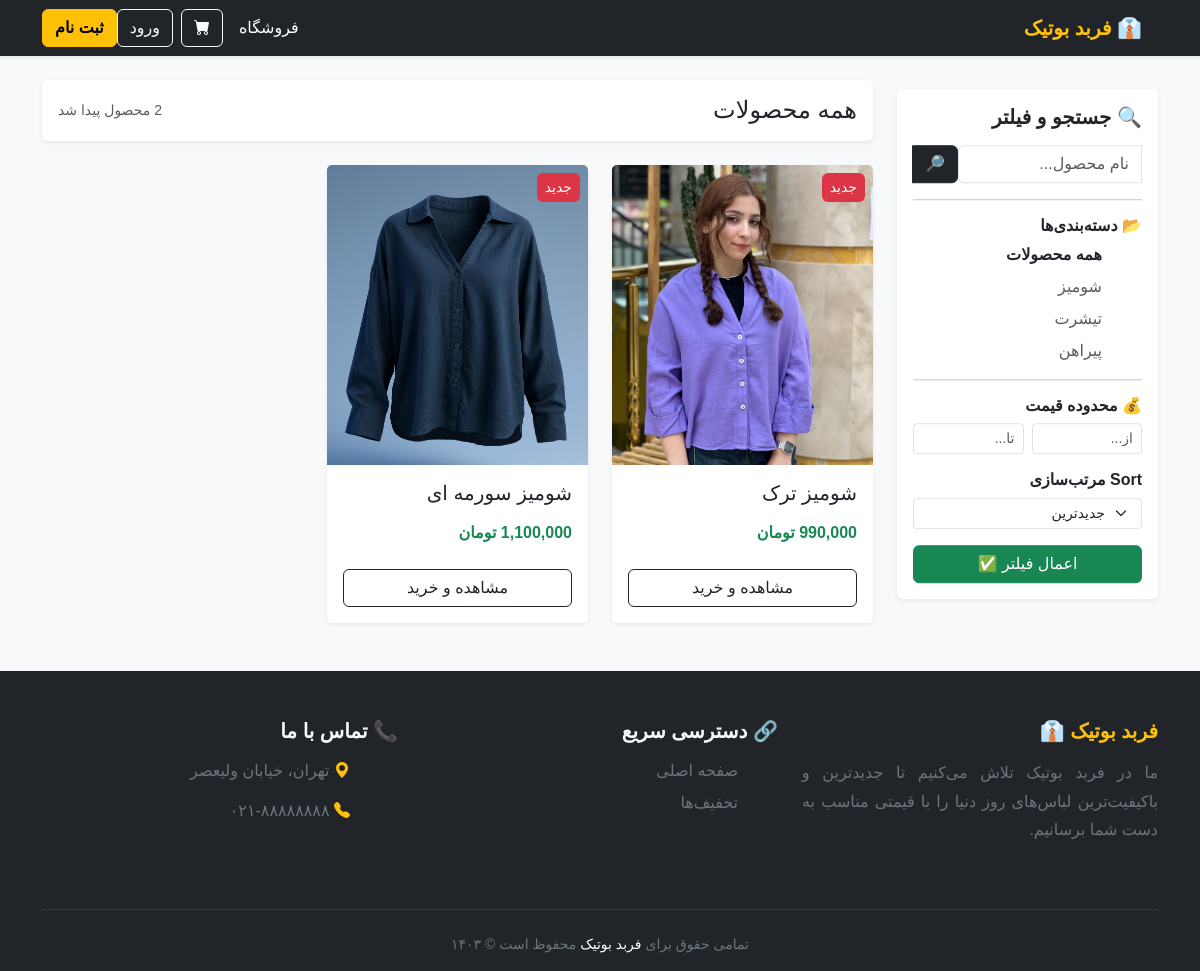
The page / on the database its author committed.
### store/models.py (models this page shows, shortened)
class Category(models.Model):
    name = models.CharField(max_length=200, verbose_name='نام دسته بندی')
    slug = models.SlugField(max_length=200, unique=True, verbose_name='آدرس URL')
    class Meta:
        verbose_name = "دسته بندی"
        verbose_name_plural = "دسته بندی ها"

class Product(models.Model):
    category = models.ForeignKey(Category, related_name='products', on_delete=models.CASCADE, verbose_name="دسته‌بندی")
    name = models.CharField(max_length=200, verbose_name="نام لباس")
    slug = models.SlugField(max_length=200, db_index=True, verbose_name="آدرس URL")
    image = models.ImageField(upload_to='products/%Y/%m/%d', blank=True, verbose_name="تصویر لباس")
    description = models.TextField(blank=True, verbose_name="توضیحات (جنس پارچه و...)")
    price = models.PositiveIntegerField(verbose_name="قیمت (تومان)")
    available = models.BooleanField(default=True, verbose_name="موجود است؟")
    favorites = models.ManyToManyField(User, related_name='favorites', blank=True, verbose_name='لیست علاقه‌مندی‌ها')
    created = models.DateTimeField(auto_now_add=True)
    updated = models.DateTimeField(auto_now=True)
    class Meta:
        verbose_name = "محصول"
        verbose_name_plural = "محصولات"
        ordering = ('name',)
    def get_absolute_url(self):
        return reverse('store:product_detail', args=[self.slug])

### store/views.py (the view)
# urls.py: path('', views.product_list, name='product_list'),
def product_list(request, category_slug=None):
    category = None
    categories = Category.objects.all()
    products = Product.objects.filter(available=True)
    if category_slug:
        category = get_object_or_404(Category, slug=category_slug)
        products = products.filter(category=category)
    search_query = request.GET.get('q')
    if search_query:
        products = products.filter(
            Q(name__icontains=search_query) |
            Q(description__icontains=search_query)
        )
    min_price = request.GET.get('min_price')
    max_price = request.GET.get('max_price')
    if min_price:
        products = products.filter(price__gte=min_price)
    if max_price:
        products = products.filter(price__lte=max_price)
    sort_by = request.GET.get('sort')
    if sort_by == 'cheapest':
        products = products.order_by('price')
    elif sort_by == 'expensive':
        products = products.order_by('-price')
    else:
        products = products.order_by('-created') # پیش‌فرض: جدیدترین
    context = {
        'category': category,
        'categories': categories,
        'products': products,
    }
    return render(request, 'store/product_list.html', context)

### store/templates/store/product_list.html (shortened to what this page needs)
{% extends 'store/base.html' %}
{% load humanize %}
{% block content %}
<div class="row mt-4">
    <div class="col-md-3 mb-4">
        <div class="card shadow-sm border-0 p-3 sticky-top" style="top: 90px; z-index: 1;">
            <h5 class="fw-bold mb-3">🔍 جستجو و فیلتر</h5>
            <form method="get">
                <div class="input-group mb-3">
                    <input type="text" name="q" class="form-control" placeholder="نام محصول..." value="{{ request.GET.q|default:'' }}">
                    <button class="btn btn-dark" type="submit">🔎</button>
                </div>
                <hr>
                <h6 class="fw-bold">📂 دسته‌بندی‌ها</h6>
                <ul class="list-unstyled">
                    <li class="mb-2">
                        <a href="{% url 'store:product_list' %}" class="text-decoration-none {% if not category %}fw-bold text-dark{% else %}text-muted{% endif %}">
                            همه محصولات
                        </a>
                    </li>
                    {% for c in categories %}
                        <li class="mb-2">
                            <a href="{{ c.get_absolute_url }}" class="text-decoration-none {% if category.slug == c.slug %}fw-bold text-dark{% else %}text-muted{% endif %}">
                                {{ c.name }}
                            </a>
                        </li>
                    {% endfor %}
                </ul>
                <hr>
                <h6 class="fw-bold">💰 محدوده قیمت</h6>
                <div class="row g-2 mb-3">
                    <div class="col-6">
                        <input type="number" name="min_price" class="form-control form-control-sm" placeholder="از..." value="{{ request.GET.min_price }}">
                    </div>
                    <div class="col-6">
                        <input type="number" name="max_price" class="form-control form-control-sm" placeholder="تا..." value="{{ request.GET.max_price }}">
                    </div>
                </div>
                <h6 class="fw-bold">Sort مرتب‌سازی</h6>
                <select name="sort" class="form-select form-select-sm mb-3">
                    <option value="newest" {% if request.GET.sort == 'newest' %}selected{% endif %}>جدیدترین</option>
                </select>
                <button type="submit" class="btn btn-success w-100">اعمال فیلتر ✅</button>
            </form>
        </div>
    </div>
    <div class="col-md-9">
        <div class="d-flex justify-content-between align-items-center mb-4 bg-white p-3 rounded shadow-sm">
            <h4 class="mb-0">
                {% if category %}
                    دسته‌بندی: <span class="text-success">{{ category.name }}</span>
                {% else %}
                    همه محصولات
                {% endif %}
            </h4>
            <span class="text-muted small">{{ products.count }} محصول پیدا شد</span>
        </div>
        <div class="row row-cols-1 row-cols-md-3 g-4">
            {% for product in products %}
                <div class="col">
                    <div class="card h-100 shadow-sm border-0 product-card">
                        <div class="position-relative overflow-hidden">
                            {% if product.image %}
                                <img src="{{ product.image.url }}" class="card-img-top" alt="{{ product.name }}" style="height: 300px; object-fit: cover;">
                            {% else %}
                                <img src="https://via.placeholder.com/300x300" class="card-img-top">
                            {% endif %}
                            <span class="position-absolute top-0 end-0 bg-danger text-white px-2 py-1 m-2 rounded small">جدید</span>
                        </div>
                        <div class="card-body">
                            <h5 class="card-title">
                                <a href="{{ product.get_absolute_url }}" class="text-decoration-none text-dark stretched-link">
                                    {{ product.name }}
                                </a>
                            </h5>
                            <div class="d-flex justify-content-between align-items-center mt-3">
                                <span class="text-success fw-bold">{{ product.price|intcomma }} تومان</span>
                            </div>
                        </div>
                        <div class="card-footer bg-white border-0 pb-3">
                            <a href="{{ product.get_absolute_url }}" class="btn btn-outline-dark w-100">مشاهده و خرید</a>
                        </div>
                    </div>
                </div>
            {% empty %}
                <div class="col-12 text-center mt-5">
                    <h3 class="text-muted">محصولی با این مشخصات پیدا نشد! 😔</h3>
                    <a href="{% url 'store:product_list' %}" class="btn btn-link">مشاهده همه محصولات</a>
                </div>
            {% endfor %}
        </div>
    </div>
</div>
{% endblock %}

### store/templates/store/base.html (style rules this page uses)
body { font-family: Tahoma, sans-serif; background-color: #f8f9fa; }
a { text-decoration: none; }

### store/templates/store/product_list.html (style rules this page uses)
.product-card { transition: transform 0.2s; }

### rows shown on the page
Category: name "شومیز"
Category: name "تیشرت"
Category: name "پیراهن"
Product: image (picture), name "شومیز ترک", price "990,000"
Product: image (picture), name "شومیز سورمه ای", price "1,100,000"
